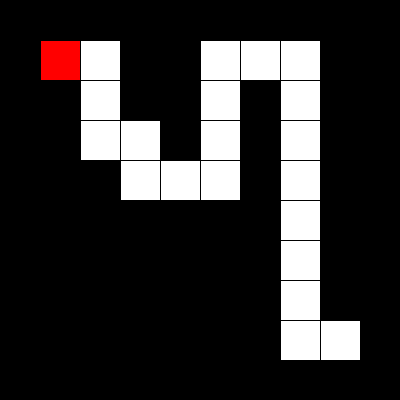
Frame 1 (no input)
Frame 60 (the mouse pressed at the canvas centre just before this capture): identical to frame 1, image omitted
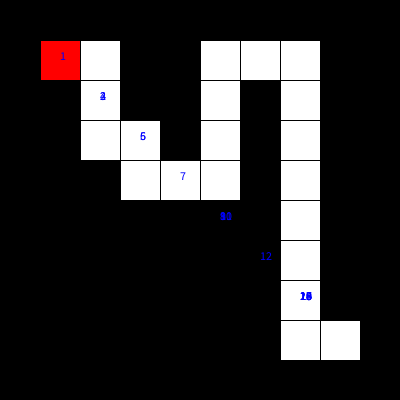
Frame 120 (the mouse held since frame 60 and released just before this capture)

The Processing sketch that drew these frames (run headless with seeded random() and noise(); from frame 60 on, the mouse is pressed at the canvas centre):

// Processing sketch: week15_8_mazeDFS_boolean_true_false_ok
// ── week15_8_mazeDFS_boolean_true_false_ok.pde
int [][]maze={
  {1,1,1,1,1,1,1,1,1,1},
  {1,0,0,1,1,0,0,0,1,1},
  {1,1,0,1,1,0,1,0,1,1},
  {1,1,0,0,1,0,1,0,1,1},
  {1,1,1,0,0,0,1,0,1,1},
  {1,1,1,1,1,1,1,0,1,1},
  {1,1,1,1,1,1,1,0,1,1},
  {1,1,1,1,1,1,1,0,1,1},
  {1,1,1,1,1,1,1,0,0,1},
  {1,1,1,1,1,1,1,1,1,1}
};
int [][]visited=new int [10][10];
int startI=1,startJ=1,I=1,J=1,step=1;

void setup(){
  size(400,400);
 // visited[I][J]=step;
}
void draw(){
  for(int i=0;i<maze.length; i++){
    for(int j=0;j<maze[0].length;j++){
      if(maze[i][j]==1) fill(0);
      else fill(255);
      rect(j*40,i*40,40,40);
    }
  }
  fill(255,0,0);
  rect(startJ*40,startI*40,40,40);
  for(int i=0;i<maze.length;i++){
    for(int j=0;j<maze[0].length;j++){
      if(visited[i][j]>0)
      {
        fill(0,0,255);
        text(""+visited[i][j],j*40+20,j*40+20);
      }
    }
  }
}
boolean DFS(int i,int j,int s){
  if(i==8&&j==8) return true;
  if(maze[i][j]==1)return false;
  if(visited[i][j]>0) return false;
  visited[i][j]=s;
  if(DFS(i+1,j,s+1)) return true;
  if(DFS(i-1,j,s+1)) return true;
  if(DFS(i,j+1,s+1)) return true;
  if(DFS(i,j-1,s+1)) return true;
  visited[i][j]=0;
  return false;
}
void mousePressed(){
 visited[1][1]=0;
 DFS(1,1,1);
}
